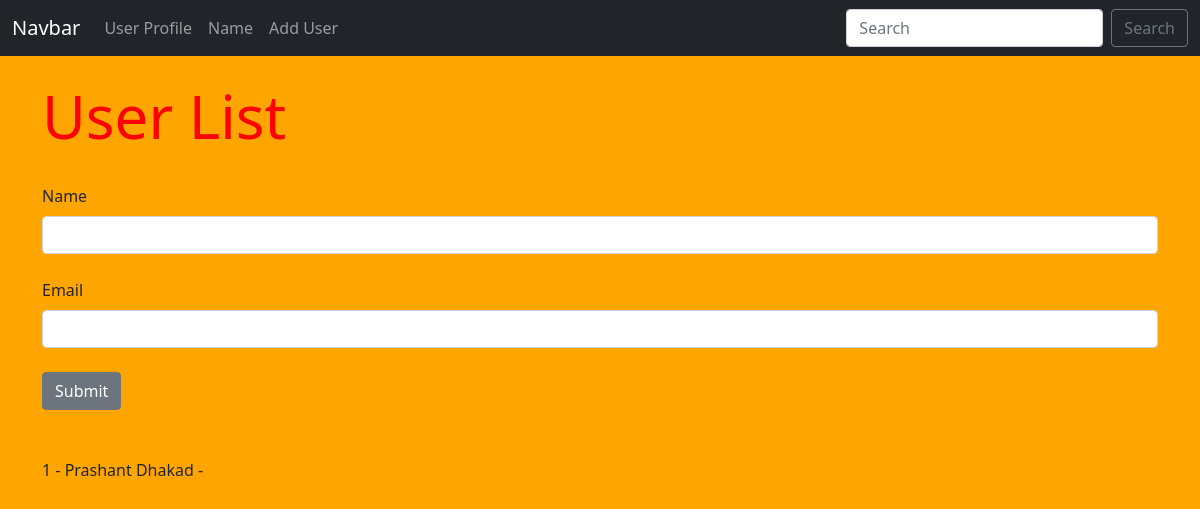
The page /user/add on the database as committed earlier.
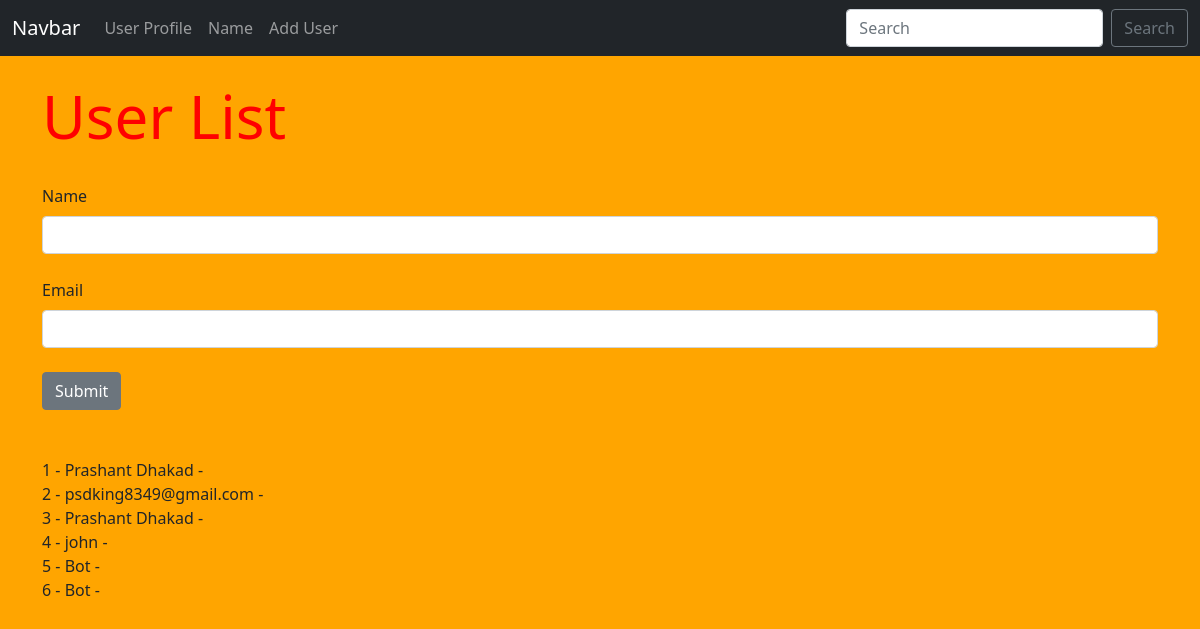
The same page on the database as committed later.
### app.py (models this page shows, shortened)
class Users(db.Model):
    id = db.Column(db.Integer, primary_key=True)
    name = db.Column(db.String(200), nullable=False)
    email = db.Column(db.String(120), nullable=False, unique=True)
    date_added = db.Column(db.DateTime, default=datetime.utcnow)

### app.py (the view, shortened to what this page needs)
@app.route('/user/add', methods=['GET', 'POST'])
def add_user():
    name = None
    form = UserForm()
    our_users = Users.query.order_by(Users.id) # Move this line before the if block
    return render_template("add_user.html",
                           form=form,
                           name=name,
                           our_users=our_users)

### app.py
class UserForm(FlaskForm):
    name = StringField("Name", validators=[DataRequired()])
    email = StringField("Email", validators=[DataRequired()])
    submit = SubmitField("Submit")

### templates/add_user.html (shortened to what this page needs)
{% extends 'base.html' %}
{% block content %}
{% if name %}
  <h1>Hello {{name}}!!</h1>
  <br/>
{% else %}
   <h1>User List</h1>
   <br/>
   <form action="" method="POST">
    {{ form.name.label(
        class = "form-label"
    ) }}
    {{ form.name(
        class="form-control"
    ) }}
    <br/>
    {{ form.email.label(
        class = "form-label"
    ) }}
    {{ form.email(
        class="form-control"
    ) }}
    <br/>
    {{ form.submit(
        class="btn btn-secondary"
    ) }}
   </form>
<br/><br/>
{% for our_user in our_users %}
   {{our_user.id}} - {{our_user.name}} - {{our_user.eamil}} <br/>
{% endfor %}
{% endif %}
{% endblock %}

### templates/base.html (shortened to what this page needs)
<!doctype html>
<html lang="en">
  <head>
    <link href="https://cdn.jsdelivr.net/npm/bootstrap@5.0.2/dist/css/bootstrap.min.css" rel="stylesheet">
     <link href="{{ url_for('static' , filename = 'css/style.css')}}" rel="stylesheet">
  </head>
  <body>
    {% include 'navbar.html'%}
    <br/>
    <div class="container">
    {% block content %}
    {% endblock %}
  </div>
  </body>
</html>

### templates/navbar.html (shortened to what this page needs)
<nav class="navbar navbar-expand-lg navbar-dark bg-dark">
    <div class="container-fluid">
      <a class="navbar-brand" href="{{url_for('index')}}">Navbar</a>
      <div class="collapse navbar-collapse" id="navbarSupportedContent">
        <ul class="navbar-nav me-auto mb-2 mb-lg-0">
          <li class="nav-item">
            <a class="nav-link" href="{{url_for('user', name = 'Prashant')}}">User Profile</a>
          </li>
          <li class="nav-item">
            <a class="nav-link" href="{{url_for('name')}}">Name</a>
          </li>
          <li class="nav-item">
            <a class="nav-link" href="{{url_for('add_user')}}">Add User</a>
          </li>
        </ul>
        <form class="d-flex">
          <input class="form-control me-2" type="search" placeholder="Search" aria-label="Search">
          <button class="btn btn-outline-secondary" type="submit">Search</button>
        </form>
      </div>
    </div>
  </nav>

### static/css/style.css (style rules this page uses)
h1 { color: red; font-size: 60px; }
body { background: orange; }

Rows that differ between the two databases and show on the page:
added Users: id "2", name "psdking8349@gmail.com"
added Users: id "3", name "Prashant Dhakad"
added Users: id "4", name "john"
added Users: id "5", name "Bot"
added Users: id "6", name "Bot"
